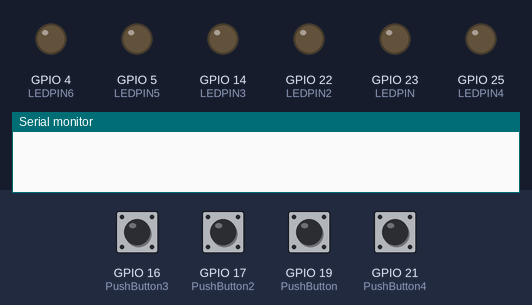
Recording of a sketch running on a simulated ESP32. On the bench: output pins drawn as LEDs (lit = HIGH), the last lines printed to the serial monitor. The test bench sets the inputs (shaded band); at power-on: GPIO 16 (PushButton3), GPIO 17 (PushButton2), GPIO 19 (PushButton), GPIO 21 (PushButton4) LOW.

Above: at 1.2 s.
1.3 s: GPIO 17 (PushButton2) pulled HIGH for 0.15 s
At 1.39 s:
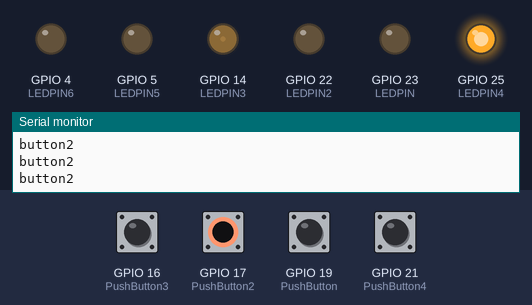
3.0 s: GPIO 21 (PushButton4) pulled HIGH for 0.15 s
At 4.3 s:
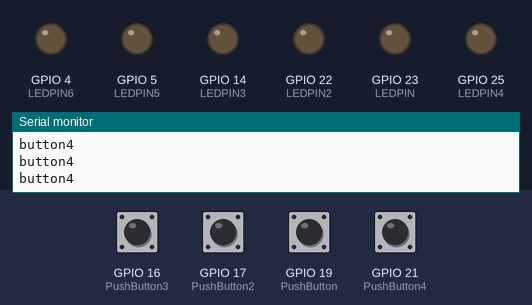
4.7 s: GPIO 16 (PushButton3) pulled HIGH for 0.15 s
At 4.77 s:
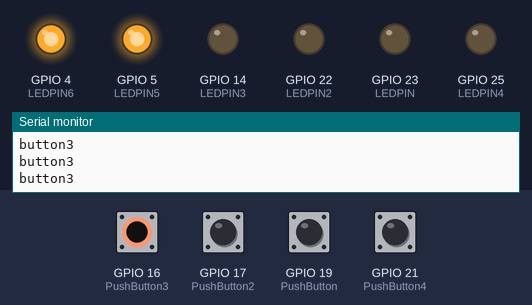
6.3 s: GPIO 19 (PushButton) pulled HIGH for 0.15 s
At 6.39 s:
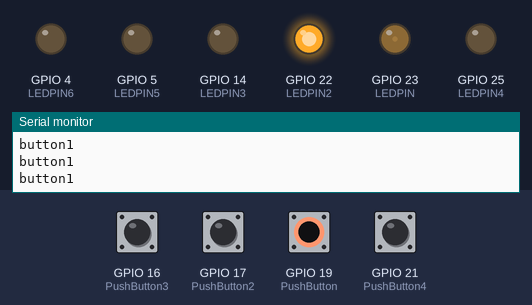
8.0 s: GPIO 17 (PushButton2) pulled HIGH for 1 s
At 10.2 s:
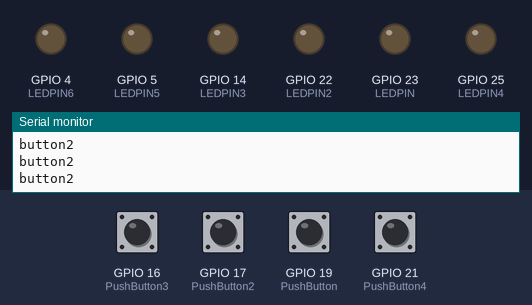
10.5 s: GPIO 21 (PushButton4) pulled HIGH for 1 s
At 11.3 s:
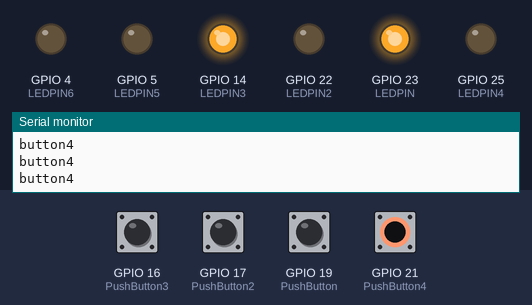
Timing chart, 0 to 13.5 s (numbered marks = the images above; inputs shaded):
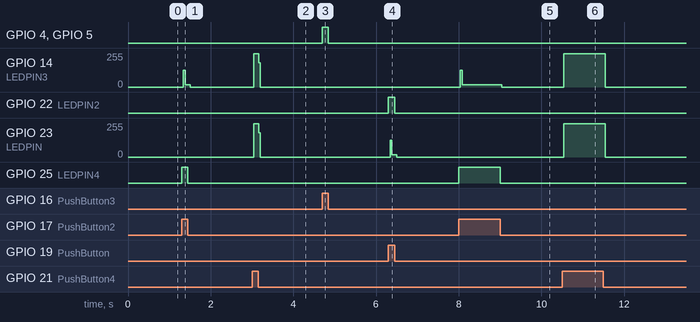

Measured:
- after the input at 1.3 s, GPIO 14 (LEDPIN3): 0/255 → 17/255 at once, → 0/255 0.16 s later; GPIO 25 (LEDPIN4): LOW → HIGH at once, → LOW 0.15 s later
- after the input at 3.0 s, GPIO 14 (LEDPIN3): 0/255 → 249/255 at once, → 0/255 0.12 s later; GPIO 23 (LEDPIN): 0/255 → 248/255 at once, → 0/255 0.12 s later
- after the input at 4.7 s, GPIO 4 (LEDPIN6), GPIO 5 (LEDPIN5): LOW → HIGH at once, → LOW 0.15 s later
- after the input at 6.3 s, GPIO 22 (LEDPIN2): LOW → HIGH at once, → LOW 0.15 s later; GPIO 23 (LEDPIN): 0/255 → 18/255 at once, → 0/255 0.16 s later
- after the input at 8.0 s, GPIO 14 (LEDPIN3): 0/255 → 17/255 at once, → 0/255 1.0 s later; GPIO 25 (LEDPIN4): LOW → HIGH at once, → LOW 1.0 s later
- after the input at 10.5 s, GPIO 14 (LEDPIN3): 0/255 → 249/255 at once, → 0/255 1.0 s later; GPIO 23 (LEDPIN): 0/255 → 248/255 at once, → 0/255 1.0 s later

The sketch:

COMInterfaceTest.ino
```cpp
// We assigned a name LED pin to pin number 22
const int LEDPIN = 23;
const int LEDPIN2 = 22;
const int LEDPIN3 = 14;
const int LEDPIN4 = 25;
const int LEDPIN5 = 5;
const int LEDPIN6 = 4;
const int LEDPIN7 = -1;
const int LEDPIN8 = -1;

// this will assign the name PushButton to pin numer 15
const int PushButton =19;
const int PushButton2 =17;
const int PushButton3 =16;
const int PushButton4 =21;

// This Setup function is used to initialize everything
void setup()
{
// This statement will declare pin 22 as digital output
pinMode(LEDPIN, OUTPUT);
pinMode(LEDPIN2, OUTPUT);
pinMode(LEDPIN3, OUTPUT);
pinMode(LEDPIN4, OUTPUT);
pinMode(LEDPIN5, OUTPUT);
pinMode(LEDPIN6, OUTPUT);
pinMode(LEDPIN7, OUTPUT);
pinMode(LEDPIN8, OUTPUT);
// This statement will declare pin 15 as digital input
pinMode(PushButton, INPUT);
Serial.begin(115200);
}

void loop()

{
// digitalRead function stores the Push button state
// in variable push_button_state
int Push_button_state = digitalRead(PushButton);
int Push_button_state2 = digitalRead(PushButton2);
int Push_button_state3 = digitalRead(PushButton3);
int Push_button_state4 = digitalRead(PushButton4);

// if condition checks if push button is pressed
// if pressed LED will turn on otherwise remain off
if ( Push_button_state == HIGH )
{
digitalWrite(LEDPIN, HIGH);
digitalWrite(LEDPIN2, HIGH);
Serial.println("button1");

}
else
{
digitalWrite(LEDPIN, LOW);
digitalWrite(LEDPIN2, LOW);

}


if ( Push_button_state2 == HIGH )
{
digitalWrite(LEDPIN3, HIGH);
digitalWrite(LEDPIN4, HIGH);
Serial.println("button2");

}
else
{
digitalWrite(LEDPIN3, LOW);
digitalWrite(LEDPIN4, LOW);

}


if ( Push_button_state3 == HIGH )
{
digitalWrite(LEDPIN5, HIGH);
digitalWrite(LEDPIN6, HIGH);
Serial.println("button3");

}
else
{
digitalWrite(LEDPIN5, LOW);
digitalWrite(LEDPIN6, LOW);

}


if ( Push_button_state4 == HIGH )
{
digitalWrite(LEDPIN, HIGH);
digitalWrite(LEDPIN3, HIGH);
Serial.println("button4");
}
else
{
digitalWrite(LEDPIN, LOW);
digitalWrite(LEDPIN3, LOW);

}


}
```
